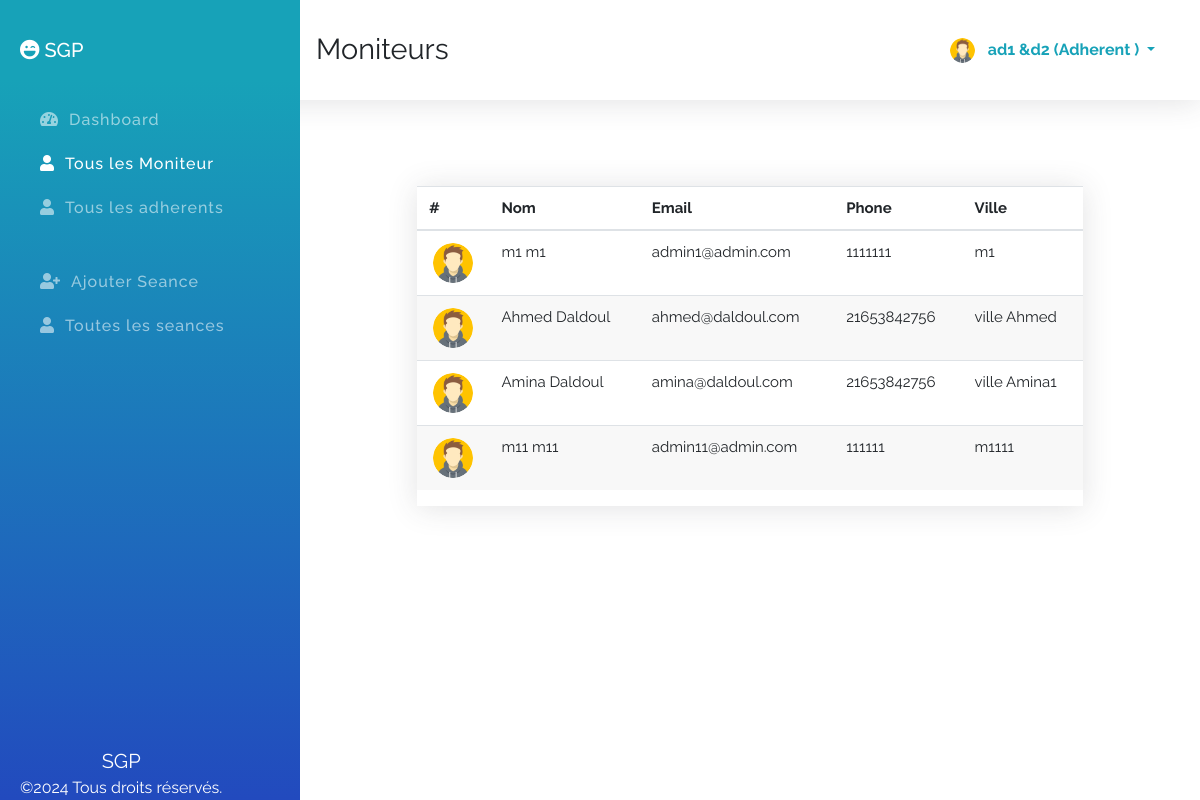
The app's page /index.php?id=allMoniteur (signed in) with its own data.
### tables this page shows
CREATE TABLE `adherents` (
  `id` int(11) NOT NULL,
  `fname` varchar(100) NOT NULL,
  `lname` varchar(100) NOT NULL,
  `email` varchar(100) NOT NULL,
  `phone` varchar(100) NOT NULL,
  `ville` varchar(100) NOT NULL,
  `password` varchar(100) NOT NULL,
  `role` varchar(100) NOT NULL DEFAULT 'adherent',
  `avatar` varchar(255) NOT NULL DEFAULT 'avatar.png'
);

CREATE TABLE `moniteurs` (
  `id` int(11) NOT NULL,
  `fname` varchar(100) NOT NULL,
  `lname` varchar(100) NOT NULL,
  `email` varchar(100) NOT NULL,
  `phone` varchar(100) NOT NULL,
  `ville` varchar(100) NOT NULL,
  `password` varchar(100) NOT NULL,
  `role` varchar(100) NOT NULL DEFAULT 'moniteur',
  `avatar` varchar(255) NOT NULL DEFAULT 'avatar.png'
);

### index.php (the view, shortened to what this page needs)
<?php
    $sessionId = $_SESSION['id'] ?? '';
    $sessionRole = $_SESSION['role'] ?? '';
    $connection = mysqli_connect( DB_HOST, DB_USER, DB_PASSWORD, DB_NAME );
    $id = $_REQUEST['id'] ?? 'dashboard';
    $action = $_REQUEST['action'] ?? '';
?>
<!DOCTYPE html>
<html lang="fr">
<head>
    <link rel="stylesheet" href="assets/css/bootstrap.min.css">
    <link rel="stylesheet" href="assets/css/all.min.css">
    <link rel="stylesheet" href="assets/css/style.css">
</head>
<body>
    <section class="topber">
        <div class="topber__title">
            <span class="topber__title--text">
                <?php
                    if ( 'dashboard' == $id ) {
                        echo "Dashboard";
                    } elseif ( 'addMoniteur' == $id ) {
                        echo "Ajouter un nouveau moniteur";
                    } elseif ( 'allMoniteur' == $id ) {
                        echo "Moniteurs";
                    } elseif ( 'addAdherent' == $id ) {
                        echo "Ajouter un nouveau adherent";
                    } elseif ( 'allAdherent' == $id ) {
                        echo "Adherents";
                    } elseif ( 'addSeance' == $id ) {
                        echo "Ajouter un nouveau seance";
                    } elseif ( 'allSeance' == $id ) {
                        echo "Seances";
                    } elseif ( 'userProfile' == $id ) {
                        echo "Votre Profil";
                    } elseif ( 'editMoniteur' == $action ) {
                        echo "Modifier Moniteur";
                    } elseif ( 'editAdherent' == $action ) {
                        echo "Modifier Adherent";
                    } elseif ( 'editSeance' == $action ) {
                        echo "Modifier Seance";
                    }
                ?>
            </span>
        </div>
        <div class="topber__profile">
            <?php
                $query = "SELECT fname,lname,role,avatar FROM {$sessionRole}s WHERE id='$sessionId'";
                $result = mysqli_query( $connection, $query );
                if ( $data = mysqli_fetch_assoc( $result ) ) {
                    $fname = $data['fname'];
                    $lname = $data['lname'];
                    $role = $data['role'];
                    $avatar = $data['avatar'];
                ?>
                <img src="assets/img/<?php echo "$avatar"; ?>" height="25" width="25" class="rounded-circle" alt="profil">
                <div class="dropdown">
                    <button class="btn dropdown-toggle" type="button" id="dropdownMenuButton" data-toggle="dropdown" aria-haspopup="true" aria-expanded="false">
                    <?php
                        echo "$fname $lname (" . ucwords( $role ) . " )";
                        }
                    ?>
                    </button>
                </div>
        </div>
    </section>
    <section id="sideber" class="sideber">
        <ul class="sideber__ber">
            <h3 class="sideber__panel"><i id="left" class="fas fa-laugh-wink"></i> SGP</h3>
            <li id="left" class="sideber__item<?php if ( 'dashboard' == $id ) {
                                                  echo " active";
                                              }?>">
                <a href="index.php?id=dashboard"><i id="left" class="fas fa-tachometer-alt"></i>Dashboard</a>
            </li>
            <li id="left" class="sideber__item<?php if ( 'allMoniteur' == $id ) {
    echo " active";
}?>">
                <a href="index.php?id=allMoniteur"><i id="left" class="fas fa-user"></i>Tous les Moniteur</a>
            </li>
            <li id="left" class="sideber__item<?php if ( 'allAdherent' == $id ) {
    echo " active";
}?>">
                <a href="index.php?id=allAdherent"><i id="left" class="fas fa-user"></i>Tous les adherents</a>
            </li>
            <?php if ( 'admin' == $sessionRole || 'moniteur' == $sessionRole || 'adherent' == $sessionRole ) {?>
                <li id="left" class="sideber__item sideber__item--modify<?php if ( 'addSeance' == $id ) {
                                                                            echo " active";
                                                                        }?>">
                    <a href="index.php?id=addSeance"><i id="left" class="fas fa-user-plus"></i>Ajouter  Seance</a>
                </li><?php }?>
            <li id="left" class="sideber__item<?php if ( 'allSeance' == $id ) {
    echo " active";
}?>">
                <a href="index.php?id=allSeance"><i id="left" class="fas fa-user"></i>Toutes les seances</a>
            </li>
        </ul>
        <footer class="text-center"><span>SGP</span><br>©2024 Tous droits réservés.</footer>
    </section>
    <section class="main">
        <div class="container">
            <div class="moniteur">
                <?php if ( 'allMoniteur' == $id ) {?>
                    <div class="allMoniteur">
                        <div class="main__table">
                            <table class="table">
                                <thead>
                                    <tr>
                                        <th scope="col">#</th>
                                        <th scope="col">Nom</th>
                                        <th scope="col">Email</th>
                                        <th scope="col">Phone</th>
                                        <th scope="col">Ville</th>
                                    </tr>
                                </thead>
                                <tbody>
                                    <?php
                                        $getMoniteurs = "SELECT * FROM moniteurs";
                                            $result = mysqli_query( $connection, $getMoniteurs );
                                        while ( $moniteur = mysqli_fetch_assoc( $result ) ) {?>
                                        <tr>
                                            <td>
                                                <center><img class="rounded-circle" width="40" height="40" src="assets/img/<?php echo $moniteur['avatar']; ?>" alt=""></center>
                                            </td>
                                            <td><?php printf( "%s %s", $moniteur['fname'], $moniteur['lname'] );?></td>
                                            <td><?php printf( "%s", $moniteur['email'] );?></td>
                                            <td><?php printf( "%s", $moniteur['phone'] );?></td>
                                            <td><?php printf( "%s", $moniteur['ville'] );?></td>
                                        </tr>
                                    <?php }?>
                                </tbody>
                            </table>
                        </div>
                    </div>
                <?php }?>
            </div>
        </div>
    </section>
</body>
</html>

### assets/css/style.css (style rules this page uses)
*, *::before, *::after { margin: 0; padding: 0; -webkit-box-sizing: border-box; box-sizing: border-box; }
body { font-family: "Raleway", sans-serif; }
a { text-decoration: none !important; }
.topber { position: fixed; width: 100%; top: 0; left: 0; padding-left: 300px; right: 0; z-index: 999; -webkit-box-shadow: 0 0.15rem 1.75rem 0 rgba(58, 59, 69, 0.15); box-shadow: 0 0.15rem 1.75rem 0 rgba(58, 59, 69, 0.15); background-color: #fff; }
.topber__title { height: 12.5vh; float: left; display: -webkit-box; display: -ms-flexbox; display: flex; -webkit-box-orient: horizontal; -webkit-box-direction: normal; -ms-flex-direction: row; flex-direction: row; -webkit-box-align: center; -ms-flex-align: center; align-items: center; padding-left: 1rem; }
.topber__title--text { font-size: 1.8rem; }
.topber__profile { height: 12.5vh; float: right; padding-right: 10px; display: -webkit-box; display: -ms-flexbox; display: flex; -webkit-box-orient: horizontal; -webkit-box-direction: normal; -ms-flex-direction: row; flex-direction: row; -webkit-box-align: center; -ms-flex-align: center; align-items: center; padding: 2rem; }
.topber__profile button { color: #17a2b8; line-height: 10px; font-weight: bold; }
.sideber { position: fixed; top: 0; overflow-y: auto; left: 0; bottom: 0; width: 300px; height: 100vh; padding: 40px 20px 20px 20px; background-color: #17a2b8; background-image: -webkit-gradient(linear, left top, left bottom, color-stop(10%, #17a2b8), to(#224abe)); background-image: linear-gradient(180deg, #17a2b8 10%, #224abe 100%); background-size: cover; -webkit-transition: left 0.5s ease; transition: left 0.5s ease; z-index: 999; }
.sideber__ber { list-style: none; }
.sideber__panel { font-size: 20px; color: #fff; line-height: 1.2rem; padding-bottom: 30px; }
.sideber__panel i { color: #fff; }
.sideber__item { padding: 10px; }
.sideber__item a { color: rgba(255, 255, 255, 0.55); font-size: 16px; letter-spacing: 1px; font-weight: 500; }
.sideber__item a i { color: rgba(255, 255, 255, 0.55); padding: 0 10px; }
.sideber__item:hover a, .sideber__item.active a, .sideber__item.active i, .sideber__item:hover i { color: #fff; -webkit-transition: 0.3s ease; transition: 0.3s ease; }
.sideber__item--modify { padding: 40px 10px 10px 10px; }
.sideber footer { position: absolute; bottom: 0; font-size: 16px; color: #fff; }
.sideber footer span { font-size: 20px; }
.main { margin-left: 300px; margin-top: 10vh; padding: 2rem; }
.main__table { margin: 50px 70px; -webkit-box-shadow: 0 0.15rem 1.75rem 0 rgba(58, 59, 69, 0.15); box-shadow: 0 0.15rem 1.75rem 0 rgba(58, 59, 69, 0.15); overflow-x: auto; }
.main__table .table { font-size: 15px; font-weight: 400; }
.main__table .table tr:nth-child(even) { background: #f8f8f8; }

### records on screen
adherents: avatar (placeholder picture), fname "ad1", lname "&d2", role "Adherent"
moniteurs: avatar (placeholder picture), fname "m1", lname "m1", email "admin1@admin.com", phone "1111111", ville "m1"
moniteurs: avatar (placeholder picture), fname "Ahmed", lname "Daldoul", email "ahmed@daldoul.com", phone "21653842756", ville "ville Ahmed"
moniteurs: avatar (placeholder picture), fname "Amina", lname "Daldoul", email "amina@daldoul.com", phone "21653842756", ville "ville Amina1"
moniteurs: avatar (placeholder picture), fname "m11", lname "m11", email "admin11@admin.com", phone "111111", ville "m1111"
